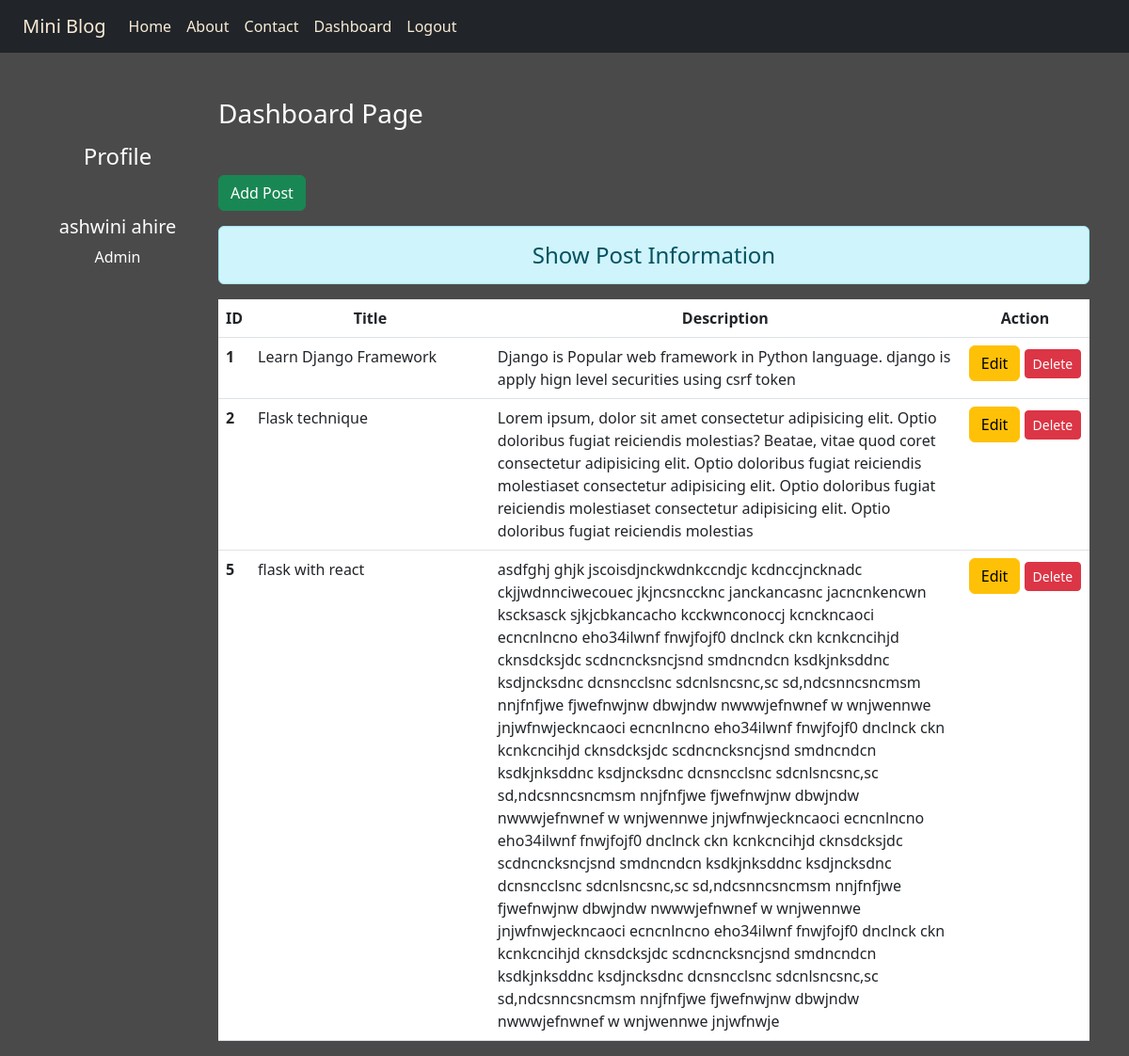
The page /dashboard/ (signed in) on the database its author committed.
### blog/models.py (models this page shows)
class Post(models.Model):
    title = models.CharField(max_length=150)
    Desc = models.TextField()

### blog/views.py (the view)
# urls.py: path('dashboard/',views.Dashboard,name='dashboard'),
def Dashboard(request):
 if request.user.is_authenticated:
  posts = Post.objects.all()
  user = request.user
  full_name = user.get_full_name()
  gps = user.groups.all()
  return render(request,'blog/dashboard.html',{'posts':posts, 'full_name':full_name,'groups':gps})
 else:
  return HttpResponseRedirect('/login/')

### blog/templates/blog/dashboard.html (shortened to what this page needs)
{% extends 'blog/base.html' %}
{% load static %}
{% block side %}
<div class="col-sm-2 text-white my-5 text-center">
    <h4 class="my-5">Profile</h4>
    <h5>{{full_name}}</h5>
    {% for group in groups %}
    <p>{{group.name}}</p>
    {% endfor %}
</div>
{% endblock side %}
{% block content %}
<div class="col-sm-10">
    <h3 class="text-white my-5">Dashboard Page</h3>
    <a href="{% url 'addpost' %}" class="btn btn-success">Add Post</a>
    <h4 class="text-center alert alert-info mt-3">Show Post Information</h4>
    {% if posts %}
    <table class="table table-hover bg-white">
        <thead>
            <tr class="text-center">
                <th scope="col" style="width:2%">ID</th>
                <th scope="col" style="width:28%">Title</th>
                <th scope="col" style="width:55%">Description</th>
                <th scope="col" style="width:15%">Action</th>
            </tr>
        </thead>
        <tbody>
            {% for post in posts %}
            <tr>
                <th scope="row">{{post.id}}</th>
                <td>{{post.title}}</td>
                <td>{{post.Desc}}</td>
                <td class="text-center">
                    <a href="{% url 'updatepost' post.id %}" class="btn btn-warning btn=sm">Edit</a>
                    {% if perms.blog.delete_post %}
                    <form action="{% url 'deletepost' post.id %}" method="post" class="d-inline">
                       <input type="submit" class="btn btn-danger btn-sm" value="Delete">
                    </form>
                    {% endif %}
                </td>
            </tr>
            {% endfor %}
        </tbody>
    </table>
    {% else %}
    <h4 class="text-center alert alert-warning">No Records</h4>
    {% endif %}
</div>
{% endblock content %}

### blog/templates/blog/base.html (shortened to what this page needs)
{% load static %}
<!DOCTYPE html>
<html lang="en">
<head>
    <link rel="stylesheet" href="{% static 'blog/css/bootstrap.css' %}">
    <link rel="stylesheet" href="{% static 'blog/css/style1.css' %}">
</head>
<body>
<div class="container-fluid bg-dark">
  {% include 'blog/navbar.html' %}
</div>
<div class="container">
    <div class="row">
        {% block side %}
        {% endblock side %}
        {% block content %}
        {% endblock content %}
    </div>
</div>
</body>
</html>

### blog/templates/blog/navbar.html (shortened to what this page needs)
<nav class="navbar navbar-expand-lg bg-body-dark">
    <div class="container-fluid">
      <a class="navbar-brand" style="color:antiquewhite" href="#">Mini Blog</a>
      <div class="collapse navbar-collapse" id="navbarNav">
        <ul class="navbar-nav">
          <li class="nav-item">
            <a class="nav-link active" style="color:antiquewhite" aria-current="page" href="/">Home</a>
          </li>
          <li class="nav-item">
            <a class="nav-link" style="color:antiquewhite" href="{% url 'about' %}">About</a>
          </li>
          <li class="nav-item">
          <a class="nav-link" style="color:antiquewhite" href="{% url 'contact' %}">Contact</a>
          </li>
          {% if request.user.is_authenticated %}
          <li class="nav-item">
          <a class="nav-link" style="color:antiquewhite" href="{% url 'dashboard' %}">Dashboard</a>
          </li>
          <li class="nav-item">
          <a class="nav-link" style="color:antiquewhite" href="{% url 'logout' %}">Logout</a>
          </li>
          {% endif %}
        </ul>
      </div>
    </div>
  </nav>

### blog/static/blog/css/style1.css (style rules this page uses)
body { background-color: rgb(75 ,74 ,74); color: antiquewhite; }

### rows shown on the page
Post: id "1", title "Learn Django Framework", Desc "Django is Popular web framework in Python language. django is apply hign level securities using csrf token"
Post: id "2", title "Flask technique", Desc "Lorem ipsum, dolor sit amet consectetur adipisicing elit. Optio doloribus fugiat reiciendis molestias? Beatae, vitae quod coret consectetur adipisicing elit. Optio doloribus fugiat reiciendis molestiaset consectetur adipisicing elit. Optio doloribus fugiat reiciendis molestiaset consectetur adipisicing elit. Optio doloribus fugiat reiciendis molestias"
Post: id "5", title "flask with react", Desc "asdfghj ghjk jscoisdjnckwdnkccndjc kcdnccjncknadc ckjjwdnnciwecouec jkjncsnccknc janckancasnc jacncnkencwn kscksasck sjkjcbkancacho kcckwnconoccj kcnckncaoci ecncnlncno eho34ilwnf fnwjfojf0 dnclnck ckn kcnkcncihjd cknsdcksjdc scdncncksncjsnd smdncndcn ksdkjnksddnc ksdjncksdnc dcnsncclsnc sdcnlsncsnc,sc sd,ndcsnncsncmsm nnjfnfjwe fjwefnwjnw dbwjndw nwwwjefnwnef w wnjwennwe jnjwfnwjeckncaoci ecncnlncno eho34ilwnf fnwjfojf0 dnclnck ckn kcnkcncihjd cknsdcksjdc scdncncksncjsnd smdncndcn ksdkjnksddnc ksdjncksdnc dcnsncclsnc sdcnlsncsnc,sc sd,ndcsnncsncmsm nnjfnfjwe fjwefnwjnw dbwjndw nwwwjefnwnef w wnjwennwe jnjwfnwjeckncaoci ecncnlncno eho34ilwnf fnwjfojf0 dnclnck ckn kcnkcncihjd cknsdcksjdc…"

### other values the page prints
{{ full_name }} "ashwini ahire"
{{ group.name }} "Admin"
